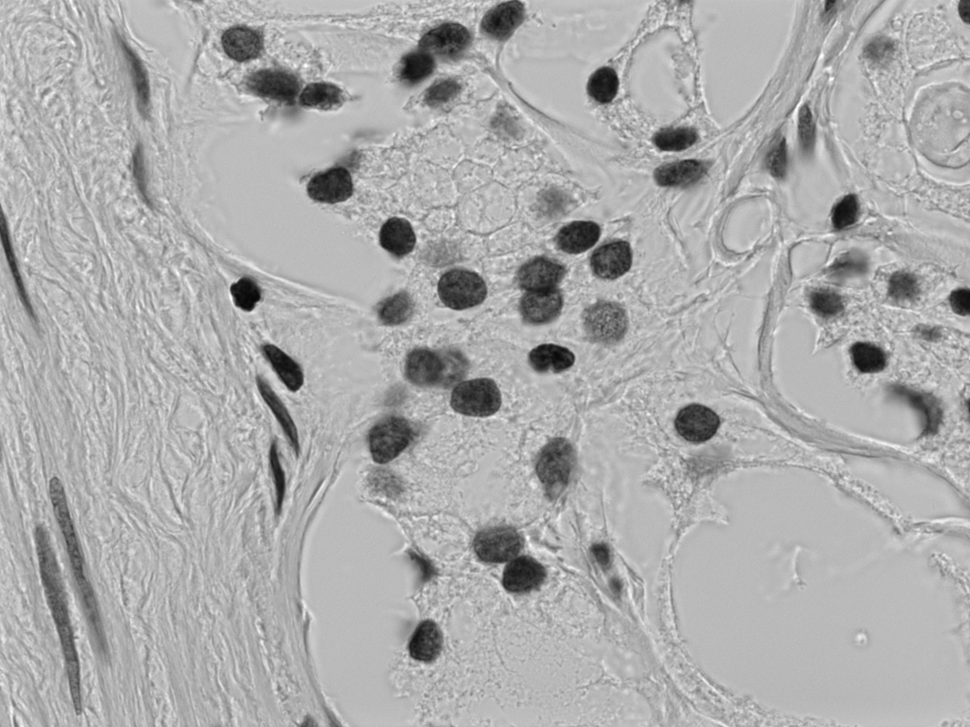
#> input picture Oblig1/cellekjerner.png, 970 x 727 px, shrunk from 1388 x 1040 before the run
$ python oppg2.py
#> lines starting #> are read from the running program, lines starting #| are printed output that depends on the picture
from imageio import imread
import matplotlib.pyplot as plt
import numpy as np
from numba import jit

def main():

    filename = 'cellekjerner.png'
    filename_2 = 'detekterte_kanter.png'
    f = imread(filename,as_gray = True)
#> f is the input picture: shape (727, 970) float32; min 5, max 255, mean 171.8
    los = imread(filename_2,as_gray = True)
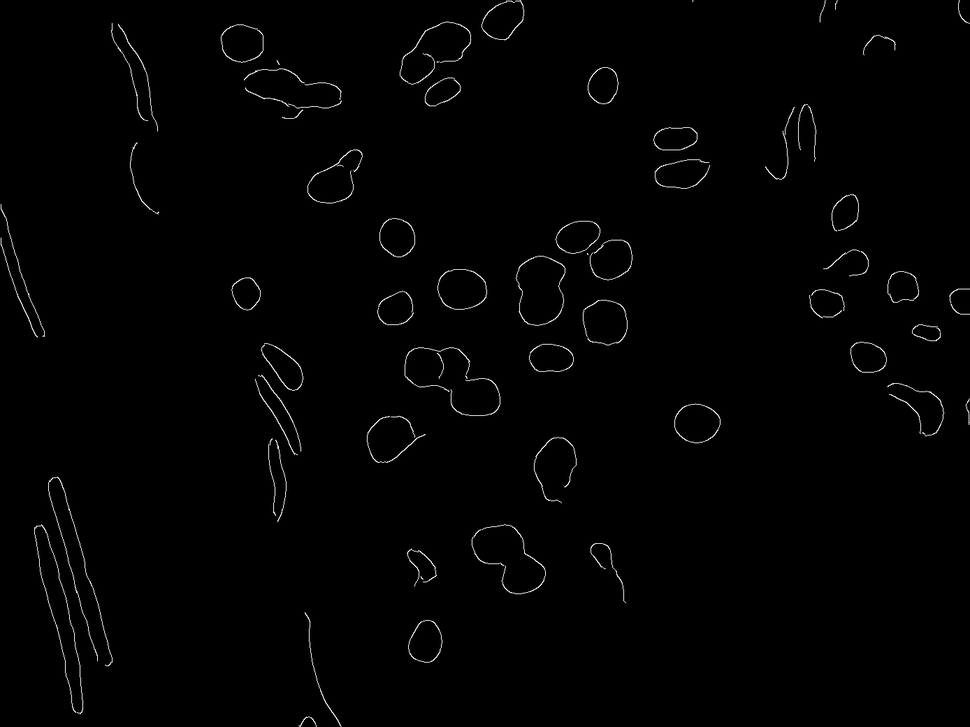
#> input picture Oblig1/detekterte_kanter.png, 970 x 727 px, shrunk from 1388 x 1040 before the run
#> los is the input picture: shape (727, 970) float32; min 0, max 255, mean 2.3
    plt.imshow(f,cmap='gray')
    plt.show()
    N,M = f.shape
#> N = 727; M = 970

    filter = gaussian(3.6)
    a = padding(f,filter)
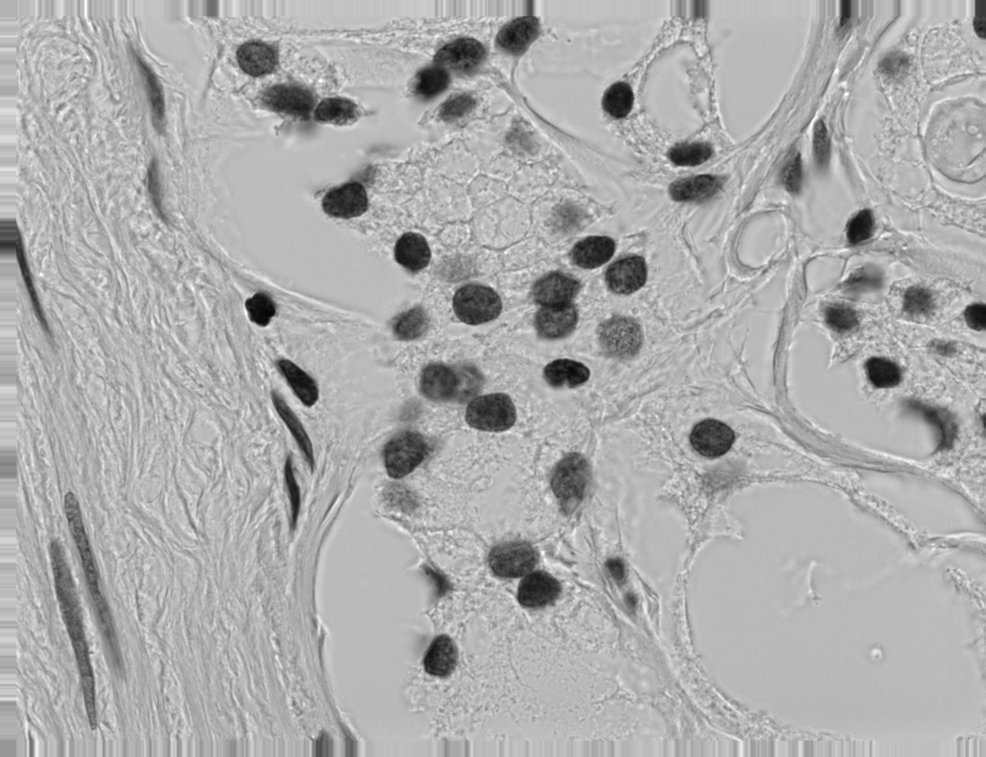
#> a: shape (757, 986) float32; min 5, max 255, mean 172.2
    y = adder_padding(f,a,filter)
    x = find_gradient(y)
    z = thinning(x[0],x[1])
    hyst = hysteresis(z,60,30)
    print(hyst)

    plt.subplot(2,3,1)
    plt.imshow(f,cmap='gray')
    plt.title("Startbilde")
    plt.subplot(2,3,2)
    plt.imshow(y,cmap='gray')
    plt.title("Gauss Filter")
    plt.subplot(2,3,3)
    plt.imshow(x[0],cmap='gray')
    plt.title("Gradient Magnitude")
    plt.subplot(2,3,4)
    plt.imshow(z,cmap='gray')
    plt.title("Tynnet bilde")
    plt.subplot(2,3,5)
    plt.imshow(hyst,cmap='gray')
    plt.title("Hysterese")
    plt.subplot(2,3,6)
    plt.imshow(los,cmap='gray')
    plt.title("Fasit")
    plt.show()

@jit
def padding(f,filter):
    N,M = f.shape
    a,b = filter.shape
    width = int(np.floor(a/2))
    length = int(np.floor(b/2))
    c = [f[0]]

    for i in range(width-1):
        c = np.append(c,[f[0]],axis=0)

    f = np.append(c,f,axis=0)

    for i in range(width):
        f = np.append(f,[f[-1]],axis=0)

    f = np.transpose(f)
    c = [f[0]]

    for i in range(length-1):
        c = np.append(c,[f[0]],axis=0)

    f = np.append(c,f,axis=0)

    for i in range(length):
        c = np.append(f,[f[-1]],axis=0)

    f = np.transpose(c)

    return f
@jit
def adder_padding(f_org,f,filter):

    A,B = f_org.shape
    N,M = f.shape
    a,b = filter.shape
    filter = np.flipud(np.fliplr(filter))
    g = np.zeros((N,M))

    for i in range(N):
        for j in range(M):
            sum = 0

            for k in range(a):
                for l in range(b):
                    if i+k in range(N) and j+l in range(M):
#> (the run stopped early here; a loop or call above may not have finished)
